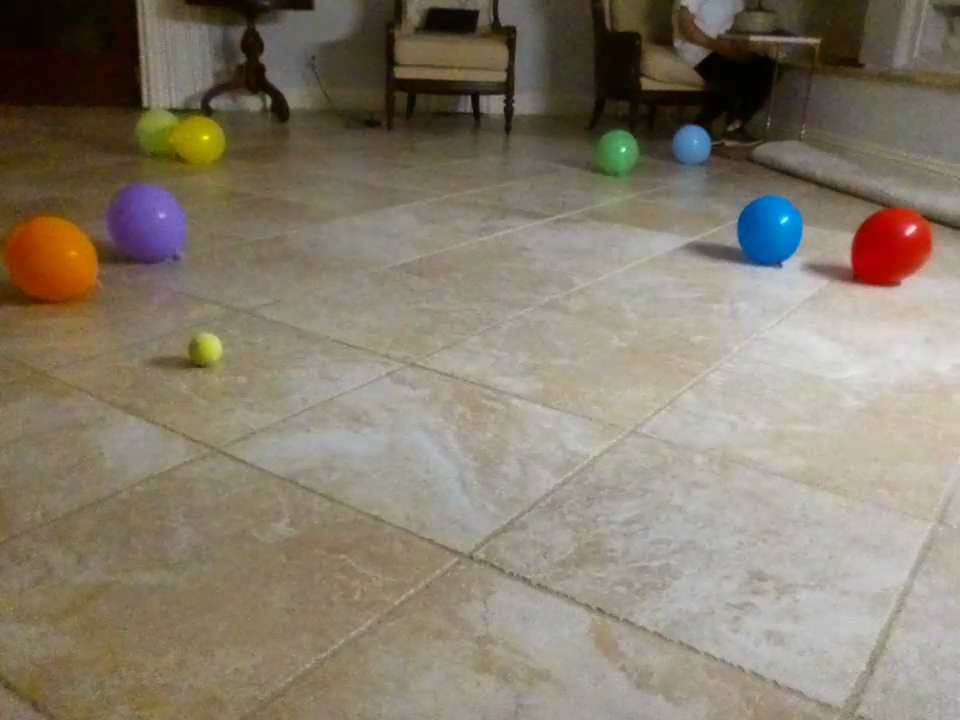
#> input picture ballon_seen_stationary copy.png, 960 x 720 px
$ python -i 'test_qsts 2.py'   (imports and definitions only)
#> lines starting #> are read from the running program, lines starting #| are printed output that depends on the picture; after the words box and inside, x2 and y2 are one past the last pixel; in counts of white or black regions, pixels touching at a corner belong together
#> further down, picture is the input picture: shape (720, 960, 3); mean B, G, R 109.4, 125.2, 134.4
import sys
import time
import cv2
import numpy as np

from djitellopy import Tello

default_command_delay_time = 0.7
picture_first_frame_delay_time = 4.0

def colorAnalyzeImage(img, show_image=True):
#> called with show_image = True
    hsv = cv2.cvtColor(img, cv2.COLOR_BGR2HSV)
#> hsv: shape (720, 960, 3); mean H, S, V 24.1, 67.9, 136.1
    #red Color
    lower_red = np.array([0,100,100]) #[0,100,100]
    upper_red = np.array([10,255,255]) #[7,255,255]
    #green color
    lower_green = np.array([40,50,50])
    upper_green = np.array([93,255,255])
    #blue color
    lower_blue = np.array([95,50,50])  # 95, 110, 110 #[90,60,0]
    upper_blue = np.array([122,255,255]) #[121,255,255]
    #red2 color
    lower_red2 = np.array([160,0,0]) #100, 100
    upper_red2 = np.array([180,255,255])

    green = cv2.inRange(hsv, lower_green, upper_green)
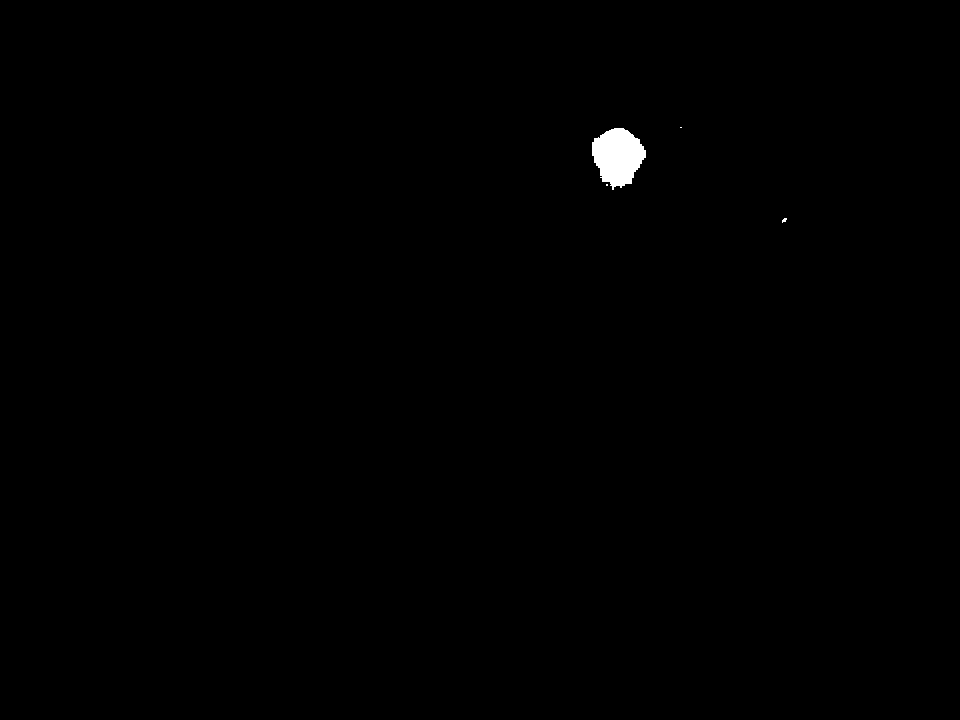
#> green: shape (720, 960); 0.33% white; 4 white regions (3 under 20 px), largest, box (x1, y1, x2, y2) and area: (592, 128, 646, 190) 2286
    blue = cv2.inRange(hsv, lower_blue, upper_blue)
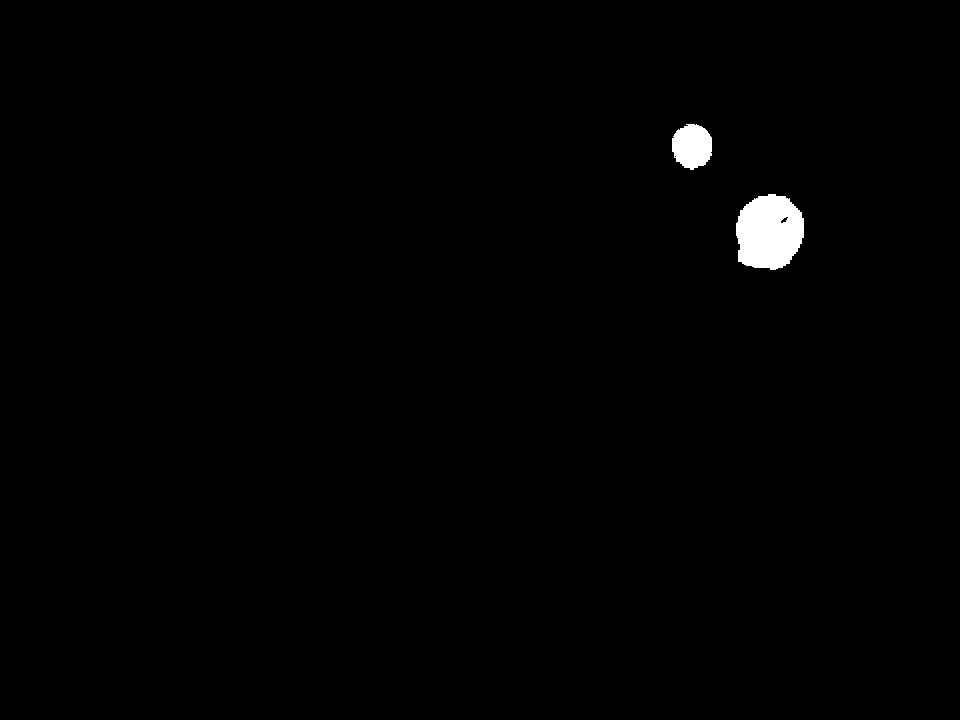
#> blue: shape (720, 960); 0.8% white; 2 white regions, box (x1, y1, x2, y2) and area: (736, 194, 804, 270) 4099, (672, 124, 712, 170) 1434
    red = cv2.inRange(hsv, lower_red, upper_red)
#> red: shape (720, 960); 0.94% white; 12 white regions (9 under 20 px), largest, box (x1, y1, x2, y2) and area: (844, 206, 935, 288) 5171, (9, 234, 61, 298) 1263, (46, 299, 58, 304) 25
    red2 = cv2.inRange(hsv, lower_red2, upper_red2)
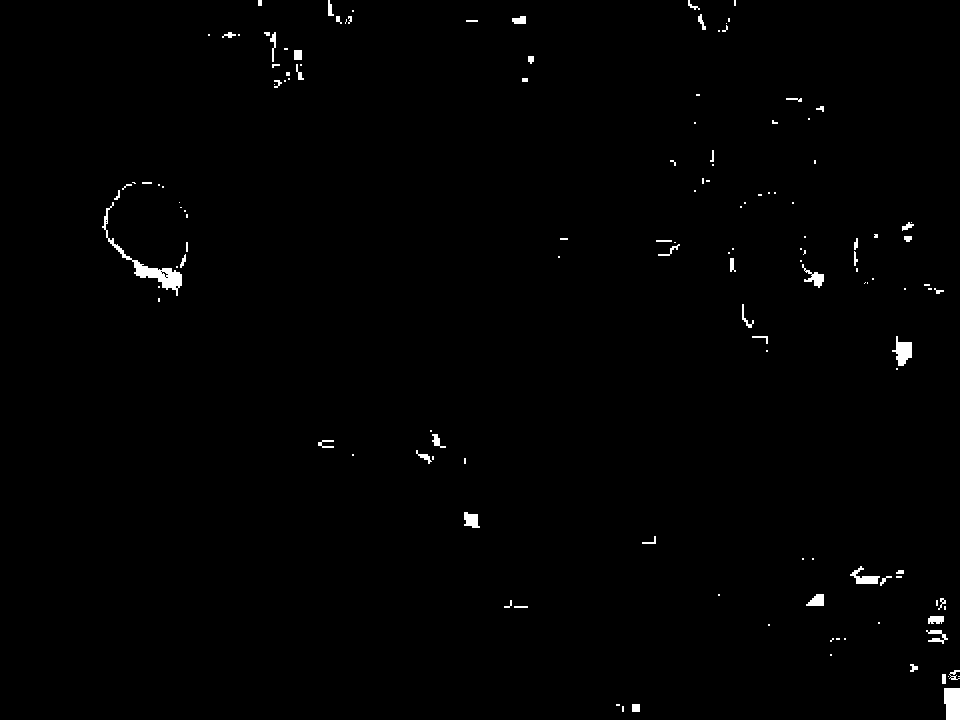
#> red2: shape (720, 960); 0.76% white; 138 white regions (81 under 20 px), largest, box (x1, y1, x2, y2) and area: (102, 202, 182, 296) 910, (944, 688, 960, 720) 480, (892, 336, 912, 366) 340

    red = red + red2
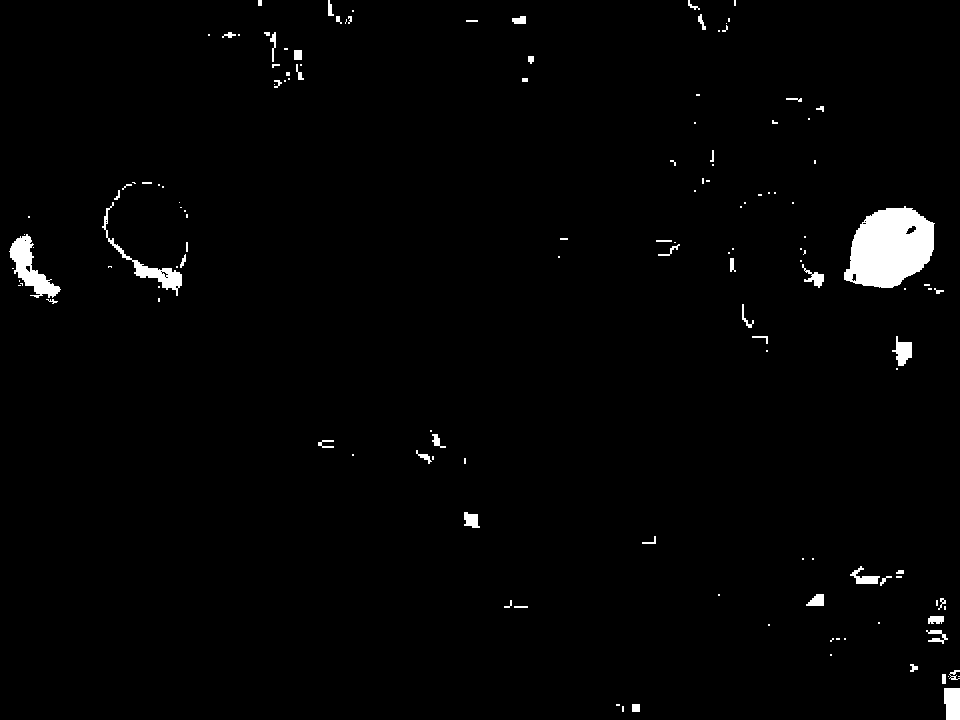
#> red: shape (720, 960); 1.7% white; 139 white regions (83 under 20 px)
    red_color_str = 'Red'

    cnts_red, hierarchy = cv2.findContours(red, cv2.RETR_EXTERNAL, cv2.CHAIN_APPROX_NONE)
#> cnts_red = 139 contours, 105 with area under 20; largest, box (x1, y1, x2, y2) and area: (844, 206, 935, 288) 5294, (9, 234, 61, 298) 1162, (102, 202, 182, 296) 764, (944, 688, 960, 720) 434, (892, 336, 912, 366) 294
    if len(cnts_red) > 0:
        #cv2.drawContours(img, cnts_red, -1, 255, 3)
        # find the biggest countour (c) by the area
        c = max(cnts_red, key = cv2.contourArea)
#> c = contour of 283 points, box (x1, y1, x2, y2) (844, 206, 935, 288), area 5294
        x,y,w,h = cv2.boundingRect(c)
#> x = 844; y = 206; w = 91; h = 82
        if show_image:
            # draw the biggest contour (c) in red
            cv2.rectangle(img,(x,y),(x+w,y+h),(0,0,255),2)
        if w>25 and h>25:
            print(red_color_str, " detected with width, height =", w, h)
#| Red  detected with width, height = 91 82

    cnts_blue, hierarchy = cv2.findContours(blue, cv2.RETR_EXTERNAL, cv2.CHAIN_APPROX_NONE)
#> cnts_blue = 2 contours; box (x1, y1, x2, y2) and area: (736, 194, 804, 270) 3994, (672, 124, 712, 170) 1364
    if len(cnts_blue) > 0:
        #cv2.drawContours(img, cnts_blue, -1, 255, 3)
        # find the biggest countour (c) by the area
        c = max(cnts_blue, key = cv2.contourArea)
#> c = contour of 247 points, box (x1, y1, x2, y2) (736, 194, 804, 270), area 3994
        x,y,w,h = cv2.boundingRect(c)
#> x = 736; y = 194; w = 68; h = 76
        if show_image:
            # draw the biggest contour (c) in blue
            cv2.rectangle(img,(x,y),(x+w,y+h),(255,0,0),2)
        if w>25 and h>25:
            print("Blue detected with width, height =", w, h)
#| Blue detected with width, height = 68 76

    cnts_green, hierarchy = cv2.findContours(green, cv2.RETR_EXTERNAL, cv2.CHAIN_APPROX_NONE)
#> cnts_green = 4 contours, 3 with area under 20; largest, box (x1, y1, x2, y2) and area: (592, 128, 646, 190) 2188
    if len(cnts_green) > 0:
        # find the biggest countour (c) by the area
        c = max(cnts_green, key = cv2.contourArea)
#> c = contour of 193 points, box (x1, y1, x2, y2) (592, 128, 646, 190), area 2188
        x,y,w,h = cv2.boundingRect(c)
#> x = 592; y = 128; w = 54; h = 62
        if show_image:
            # draw the biggest contour (c) in green
            cv2.rectangle(img,(x,y),(x+w,y+h),(0,255,0),2)
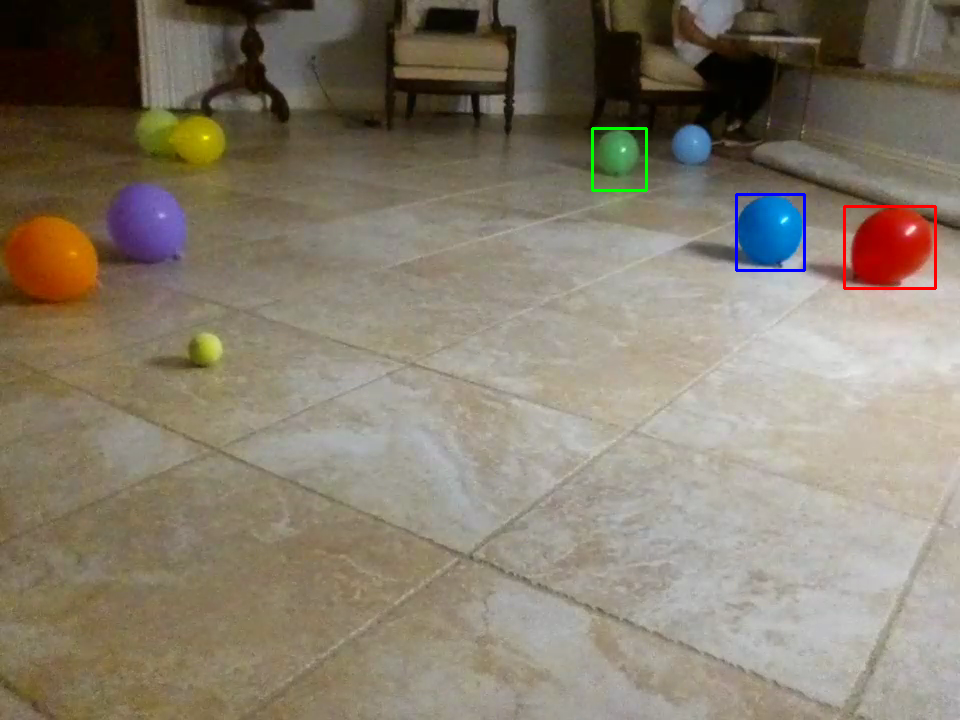
#> img: shape (720, 960, 3); mean B, G, R 109.3, 125, 134.3
        if w>25 and h>25:
            print("Green detected with width, height =", w, h)
#| Green detected with width, height = 54 62

    if show_image:
        cv2.imshow("color analysis result",img)
        cv2.waitKey()

# [583 lines left out: functions colorAnalyzeImage2, qualificationStageTask1, qualificationStageTask2, qualificationStageTask3, qualificationStageTask4, qualificationStageTask5 and 9 more, not called in this run]

# [2 lines not run here, left out]

>>> import cv2
>>> picture = cv2.imread('ballon_seen_stationary copy.png')
>>> result = colorAnalyzeImage(picture)

$ run again, on Panorama-move-forward/1699674705/1699674708.635839.jpg
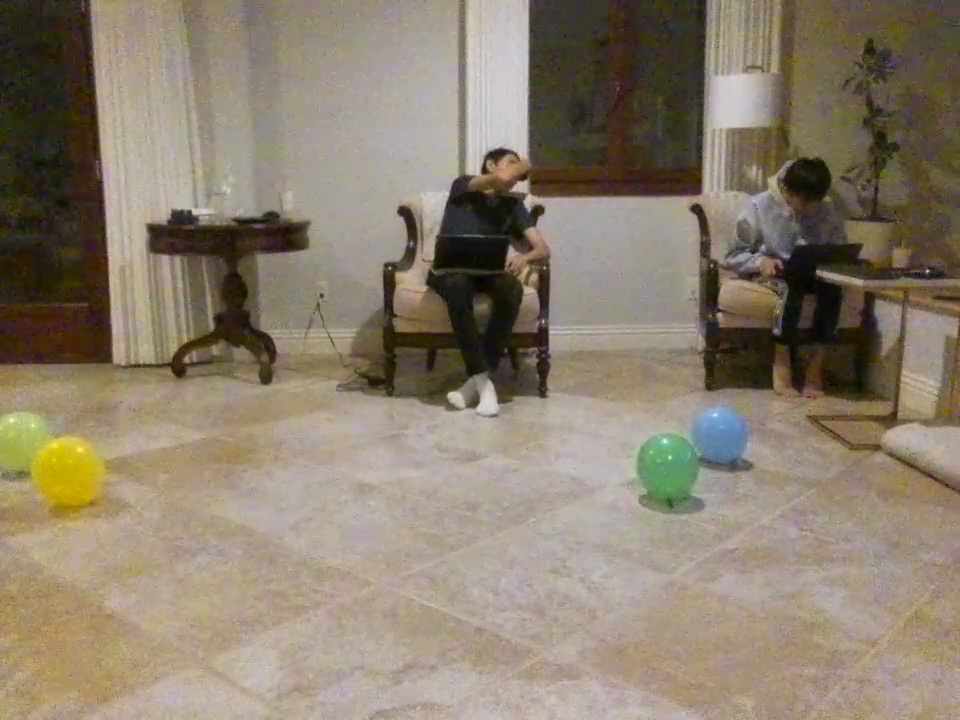
#> input picture Panorama-move-forward/1699674705/1699674708.635839.jpg, 960 x 720 px
#> picture is the input picture: shape (720, 960, 3); mean B, G, R 109.5, 127.1, 138.9
#> hsv: shape (720, 960, 3); mean H, S, V 23.7, 66.6, 139.6
#> in colorAnalyzeImage, `green = cv2.inRange(hsv, lower_green, upper_green)`:
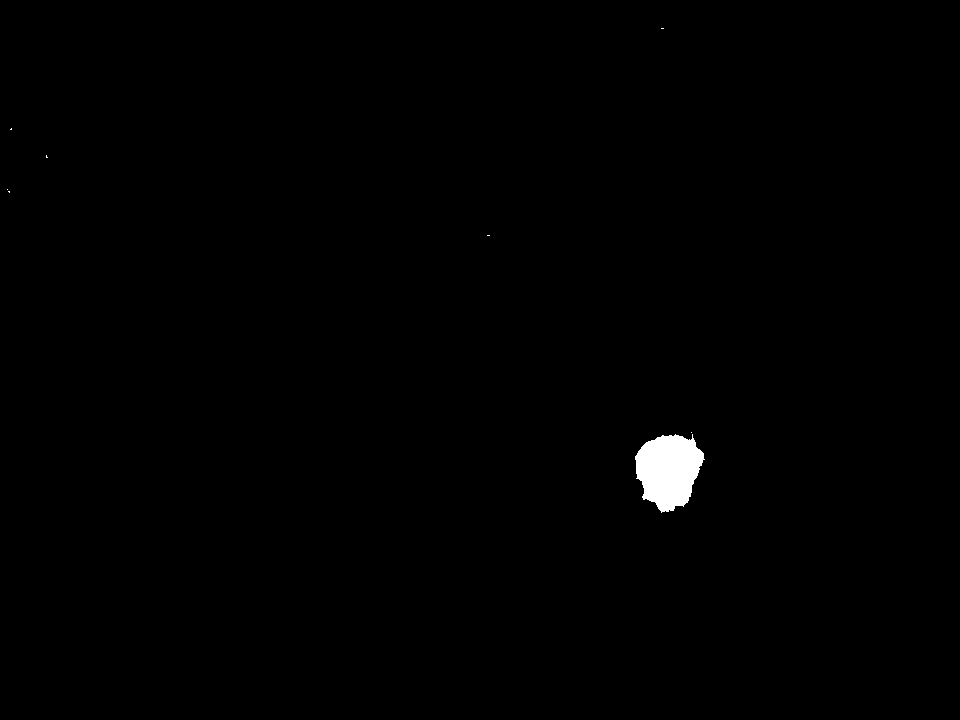
#> green: shape (720, 960); 0.56% white; 8 white regions (7 under 20 px), largest, box (x1, y1, x2, y2) and area: (635, 434, 705, 513) 3852
#> blue: shape (720, 960); 0.37% white; 9 white regions (7 under 20 px), largest, box (x1, y1, x2, y2) and area: (692, 406, 748, 464) 2449, (462, 225, 475, 231) 45
#> red2: shape (720, 960); 2.9% white; 620 white regions (439 under 20 px), largest, box (x1, y1, x2, y2) and area: (496, 62, 533, 129) 850, (554, 236, 598, 272) 740, (368, 128, 416, 161) 615
#> cnts_red = 634 contours, 507 with area under 20; largest, box (x1, y1, x2, y2) and area: (554, 236, 598, 272) 726, (496, 62, 533, 129) 715, (744, 191, 788, 225) 694, (368, 128, 416, 161) 604, (708, 76, 747, 120) 514
#> in colorAnalyzeImage, `c = max(cnts_red, key = cv2.contourArea)`: c = contour of 182 points, box (x1, y1, x2, y2) (554, 236, 598, 272), area 726
#> in colorAnalyzeImage, `x,y,w,h = cv2.boundingRect(c)`: x = 554; y = 236; w = 44; h = 36
#| Red  detected with width, height = 44 36
#> cnts_blue = 9 contours, 7 with area under 20; largest, box (x1, y1, x2, y2) and area: (692, 406, 748, 464) 2366, (462, 225, 475, 231) 26
#> in colorAnalyzeImage, `c = max(cnts_blue, key = cv2.contourArea)`: c = contour of 165 points, box (x1, y1, x2, y2) (692, 406, 748, 464), area 2366
#> in colorAnalyzeImage, `x,y,w,h = cv2.boundingRect(c)`: x = 692; y = 406; w = 56; h = 58
#| Blue detected with width, height = 56 58
#> cnts_green = 8 contours, 7 with area under 20; largest, box (x1, y1, x2, y2) and area: (635, 434, 705, 513) 3734
#> in colorAnalyzeImage, `c = max(cnts_green, key = cv2.contourArea)`: c = contour of 235 points, box (x1, y1, x2, y2) (635, 434, 705, 513), area 3734
#> in colorAnalyzeImage, `x,y,w,h = cv2.boundingRect(c)`: x = 635; y = 434; w = 70; h = 79
#> in colorAnalyzeImage, `cv2.rectangle(img,(x,y),(x+w,y+h),(0,255,0),2)`:
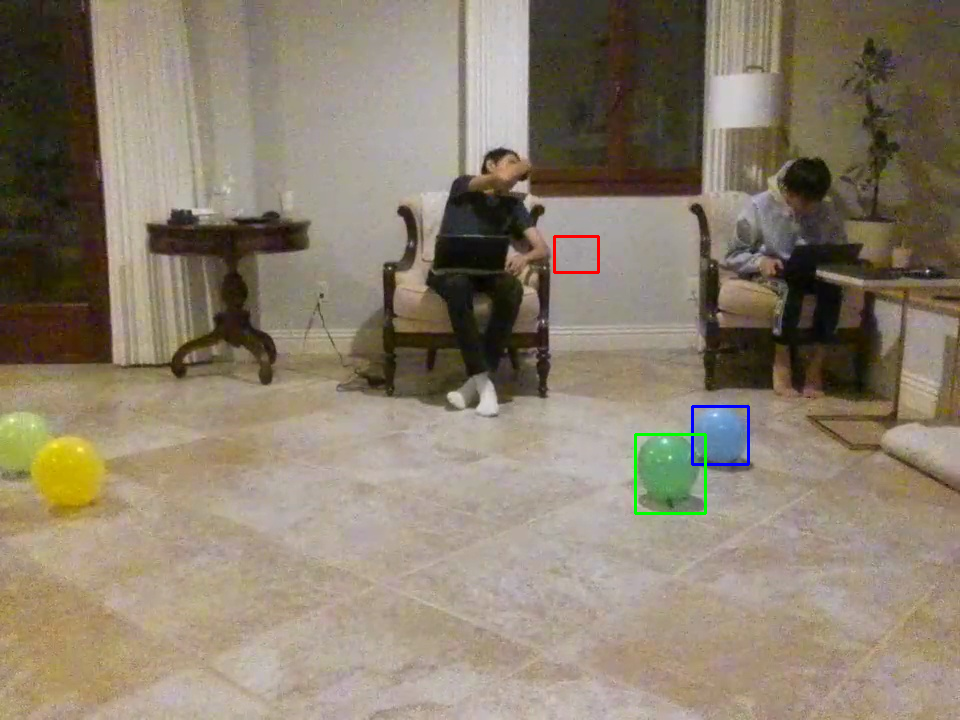
#> img: shape (720, 960, 3); mean B, G, R 109.3, 127, 138.7
#| Green detected with width, height = 70 79
